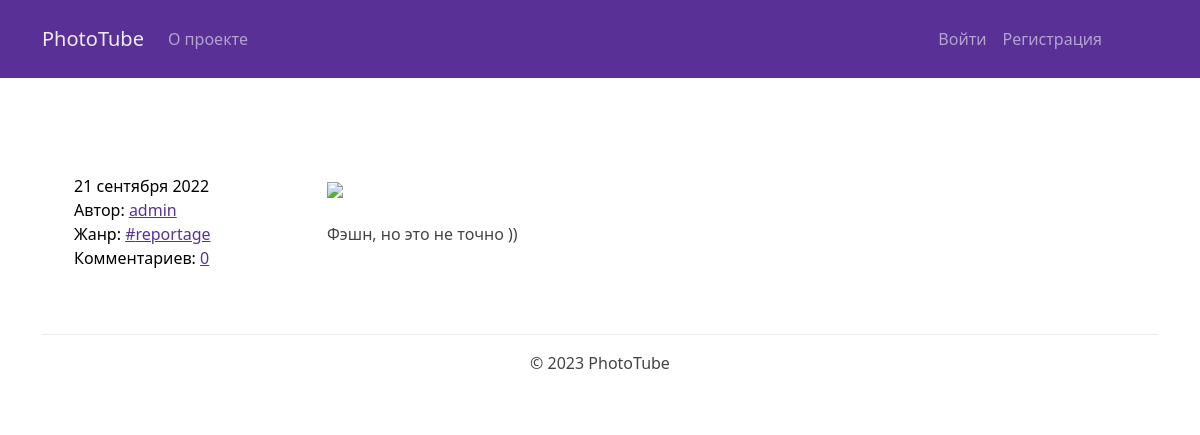
The page /posts/122/ on the database as committed earlier.
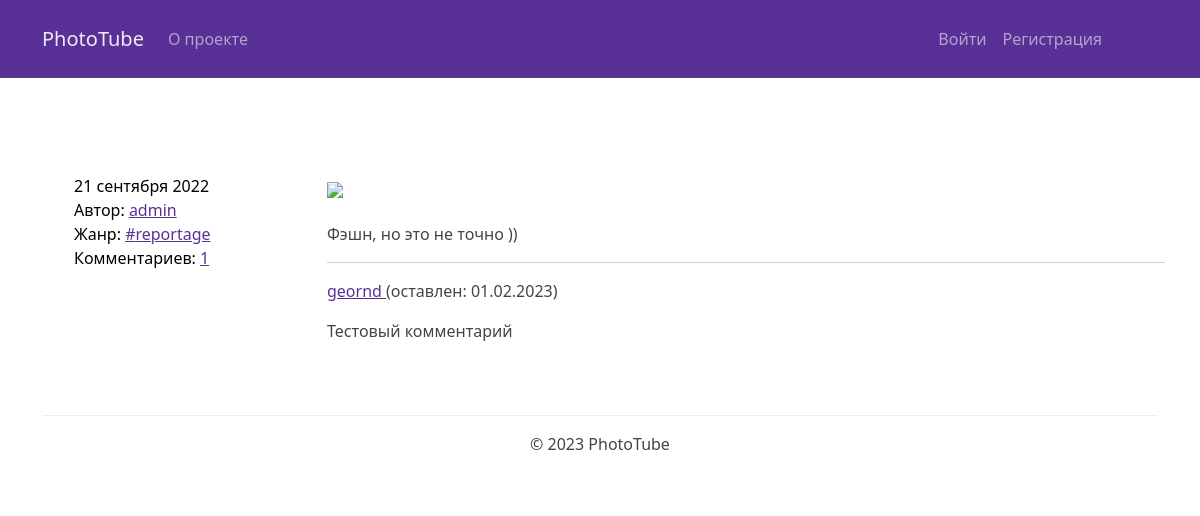
The same page on the database as committed later.
### posts/models.py (models this page shows, shortened)
class Post(CreatedModel):
    author = models.ForeignKey(
        User,
        on_delete=models.CASCADE,
        related_name="posts",
        verbose_name="Автор",
        help_text="Автор поста",
    )
    group = models.ForeignKey(
        Group,
        blank=True,
        null=True,
        on_delete=models.SET_NULL,
        related_name="posts",
        verbose_name="Жанр",
        help_text="Выберите жанр фотографии",
    )
    image = models.ImageField("Фото", upload_to="posts/", blank=True)
    STR_POST_LENGTH = 10
    class Meta(CreatedModel.Meta):
        verbose_name = "Пост"
        verbose_name_plural = "Посты"

class Group(models.Model):
    title = models.CharField(max_length=200, verbose_name="Название")
    slug = models.SlugField(
        unique=True, verbose_name="slug"
    )
    description = models.TextField(verbose_name="Описание")
    class Meta:
        verbose_name = "Жанр"
        verbose_name_plural = "Жанры"

class Comment(CreatedModel):
    post = models.ForeignKey(
        Post,
        on_delete=models.CASCADE,
        related_name="comments",
        verbose_name="Комментарий",
        help_text="Оставьте комментарий к фотографии",
    )
    author = models.ForeignKey(
        User,
        on_delete=models.CASCADE,
        related_name="comments",
        verbose_name="Автор",
        help_text="Автор комментария",
    )
    STR_COMMENT_LENGTH = 10
    class Meta(CreatedModel.Meta):
        verbose_name = "Комментарий"
        verbose_name_plural = "Комментарии"

### posts/views.py (the view)
def post_detail(request, post_id):
    return render(
        request,
        "posts/post_detail.html",
        {"post": get_object_or_404(Post, id=post_id), "form": CommentForm()},
    )

### core/context_processors/year.py (called while the page is built)
def year(request):
    return {"year": datetime.datetime.today().year}

### templates/posts/post_detail.html (shortened to what this page needs)
{% extends "base.html" %}
{% load user_filters %}
{% block content %}
  <div class="row py-5">
    <aside class="col-12 col-md-3">
      <ul class="list-group-flush bord">
        <li class="d-flex justify-content-between align-items-center">
          {{ post.pub_date|date:"d E Y" }}
        </li>
        <li class="d-flex align-items-center">
          <span>Автор: <a href="{% url 'posts:profile' post.author.username %}">{{ post.author.username }}</a></span>
        </li>
        {% if post.group %}
          <li class="d-flex align-items-center">
            <span>Жанр: <a href="{% url 'posts:group_list' post.group.slug %}">#{{ post.group.slug }}</a></span>
          </li>
        {% endif %}
        <li class="d-flex align-items-center">
          <span>Комментариев: <a href="{% url 'posts:profile' post.author.username %}">{{ post.comments.count }}</a></span>
        </li>
      </ul>
    </aside>
    <article class="col-12 col-md-9">
      {% load thumbnail %}
      {% thumbnail post.image "960x648" crop="center" upscale=True as im %}
        <img class="card-img my-2" src="{{ im.url }}">
      {% endthumbnail %}
      <p>{{ post.text|linebreaks }}</p>
      {% include "posts/includes/comments.html" %}
    </article>
  </div>
{% endblock %}

### templates/base.html (shortened to what this page needs)
<!DOCTYPE html>
<html lang="ru">
  <head>
    {% load static %}
    <link rel="stylesheet" href="{% static 'css/bootstrap.min.css' %}">
    <link rel="stylesheet" href="{% static 'css/style.css' %}">
  </head>
  <body>
    <main>
      {% include 'includes/header.html' %}
      <div class="container py-5">
        {% block content %} {% endblock%}
        {% include 'includes/footer.html' %}
      </div>
    </main>
  </body>
</html>

### templates/includes/header.html (shortened to what this page needs)
{% load static %}
<header>
<nav class="navbar navbar-expand-md navbar-dark bg-primary">
  <div class="container">
    <a class="navbar-brand" href="{% url 'posts:index' %}">PhotoTube</a>
    <div class="collapse navbar-collapse" id="navbarColor03" bis_skin_checked="1">
        <ul class="navbar-nav me-auto">
          <li class="nav-item">
            <a class="nav-link {% if request.resolver_match.view_name  == 'about:about' %}active{% endif %}" href="{% url 'about:about' %}">О проекте</a>
          </li>
        </ul>
        {% if request.user.is_authenticated %}
        <ul class="navbar-nav me-5">
          <li class="nav-item">
            <a class="nav-link {% if request.resolver_match.view_name  == 'posts:post_create' %}active{% endif %}" href="{% url 'posts:post_create' %}">Отправить фото</a>
          </li>
          <li class="nav-item">
            <a class="nav-link {% if request.resolver_match.view_name  == 'users:logout' %}active{% endif %}" href="{% url 'users:logout' %}">Выйти</a>
          </li>
          <li>
            <a class="nav-link" href="{% url 'posts:profile' user.username %}">#{{ user.username }}</a>
          </li>
        </ul>
        {% else %}
          <ul class="navbar-nav me-5">
            <li class="nav-item">
              <a class="nav-link {% if request.resolver_match.view_name  == 'users:login' %}active{% endif %}" href="{% url 'users:login' %}">Войти</a>
            </li>
            <li>
              <a class="nav-link {% if request.resolver_match.view_name  == 'users:signup' %}active{% endif %}" href="{% url 'users:signup' %}">Регистрация</a>
            </li>
            </ul>
            {% endif %}
    </div>
  </div>
</nav>
</header>

### templates/posts/includes/comments.html (shortened to what this page needs)
{% for comment in post.comments.all %}
<hr>
  <div class="media mb-4">
    <div class="media-body">
      <p class="mt-0">
        <a href="{% url 'posts:profile' comment.author.username %}">
          {{ comment.author.username }}
        </a>
        (оставлен: {{ comment.pub_date|date:"d.m.Y" }})
      </p>
      <p>{{ comment.text|linebreaks }}</p>
    </div>
  </div>
{% endfor %}

### templates/includes/footer.html
<footer class="border-top text-center py-3">
  <p>© {{ year }} PhotoTube</p>
</footer>

### static/css/style.css (style rules this page uses)
.bord { color: black; border-right: 1px; }

Rows that differ between the two databases and show on the page:
computed for Post "Фэшн, но это не точно ))": comments.count "0" → "1"
added Comment: author.username "geornd", pub_date "01.02.2023", text "Тестовый комментарий"
